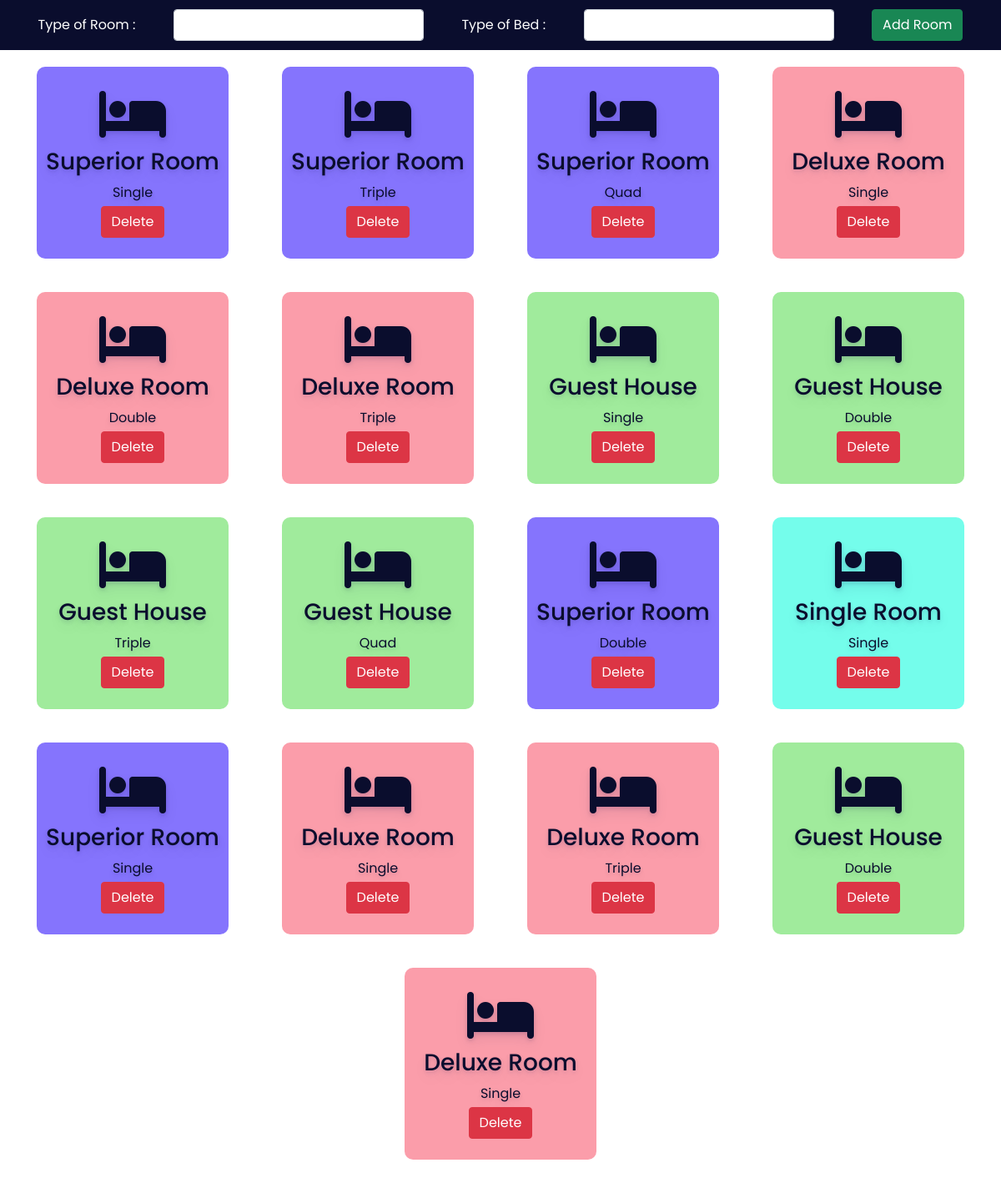
/admin/room.php, run on the app's committed database.
### tables this page shows
CREATE TABLE `room` (
  `id` int(30) NOT NULL,
  `type` varchar(50) NOT NULL,
  `bedding` varchar(50) NOT NULL
);

### admin/room.php (the view, shortened to what this page needs)
<?php
include '../config.php';
?>
<!DOCTYPE html>
<html lang="en">
<head>
    <link rel="stylesheet" href="https://cdnjs.cloudflare.com/ajax/libs/font-awesome/6.2.0/css/all.min.css" />
    <link href="https://cdn.jsdelivr.net/npm/bootstrap@5.0.2/dist/css/bootstrap.min.css" rel="stylesheet">
    <link rel="stylesheet" href="css/room.css">
</head>
<body>
    <div class="addroomsection">
        <form action="" method="POST">
            <label for="troom">Type of Room :</label>
            <select name="troom" class="form-control">
                <option value selected></option>
                <option value="Superior Room">SUPERIOR ROOM</option>
            </select>
            <label for="bed">Type of Bed :</label>
            <select name="bed" class="form-control">
                <option value selected></option>
                <option value="Single">Single</option>
            </select>
            <button type="submit" class="btn btn-success" name="addroom">Add Room</button>
        </form>
    </div>
    <div class="room">
        <?php
        $sql = "select * from room";
        $re = mysqli_query($conn, $sql)
        ?>
        <?php
        while ($row = mysqli_fetch_array($re)) {
            $id = $row['type'];
            if ($id == "Superior Room") {
                echo "<div class='roombox roomboxsuperior'>
						<div class='text-center no-boder'>
                            <i class='fa-solid fa-bed fa-4x mb-2'></i>
							<h3>" . $row['type'] . "</h3>
                            <div class='mb-1'>" . $row['bedding'] . "</div>
                            <a href='roomdelete.php?id=". $row['id'] ."'><button class='btn btn-danger'>Delete</button></a>
						</div>
                    </div>";
            } else if ($id == "Deluxe Room") {
                echo "<div class='roombox roomboxdelux'>
                        <div class='text-center no-boder'>
                        <i class='fa-solid fa-bed fa-4x mb-2'></i>
                        <h3>" . $row['type'] . "</h3>
                        <div class='mb-1'>" . $row['bedding'] . "</div>
                        <a href='roomdelete.php?id=". $row['id'] ."'><button class='btn btn-danger'>Delete</button></a>
                    </div>
                    </div>";
            } else if ($id == "Guest House") {
                echo "<div class='roombox roomboguest'>
                <div class='text-center no-boder'>
                <i class='fa-solid fa-bed fa-4x mb-2'></i>
							<h3>" . $row['type'] . "</h3>
                            <div class='mb-1'>" . $row['bedding'] . "</div>
                            <a href='roomdelete.php?id=". $row['id'] ."'><button class='btn btn-danger'>Delete</button></a>
					</div>
            </div>";
            } else if ($id == "Single Room") {
                echo "<div class='roombox roomboxsingle'>
                        <div class='text-center no-boder'>
                        <i class='fa-solid fa-bed fa-4x mb-2'></i>
                        <h3>" . $row['type'] . "</h3>
                        <div class='mb-1'>" . $row['bedding'] . "</div>
                        <a href='roomdelete.php?id=". $row['id'] ."'><button class='btn btn-danger'>Delete</button></a>
                    </div>
                    </div>";
            }
        }
        ?>
    </div>
</body>
</html>

### admin/css/room.css (style rules this page uses)
:root { --bg-text-shadow: 0 2px 4px rgb(13 0 77 / 8%), 0 3px 6px rgb(13 0 77 / 8%), 0 8px 16px rgb(13 0 77 / 8%); --bg-box-shadow: 0px 0px 20px 6px rgba(8, 8, 15, 0.31); }
* { margin: 0; padding: 0; font-family: 'Poppins', sans-serif; }
.addroomsection { height: 60px; width: 100%; background-color: #0a0d2d; position:fixed; z-index: 100; }
.addroomsection form { height: 100%; display: flex; justify-content: space-evenly; align-items: center; }
.addroomsection form label { color: white; }
.addroomsection form select { width: 300px; }
.room { display: flex; position: relative; top: 60px; height: 85vh; overflow-y: scroll; justify-content: space-evenly; flex-wrap: wrap; }
.roombox { height: 230px; width: 230px; margin: 20px; display: flex; flex-direction: column; justify-content: center; color: #0a0d2d; text-shadow: var(--bg-text-shadow); border-radius: 10px; }
.roomboxsuperior { background-color:#2407fc8e; }
.roomboxdelux { background-color:#fa8393c8; }
.roomboguest { background-color:#19cf1069; }
.roomboxsingle { background-color:#07fcdb8e; }

### data on the page
room: type "Superior Room", bedding "Single"
room: type "Superior Room", bedding "Triple"
room: type "Superior Room", bedding "Quad"
room: type "Deluxe Room", bedding "Single"
room: type "Deluxe Room", bedding "Double"
room: type "Deluxe Room", bedding "Triple"
room: type "Guest House", bedding "Single"
room: type "Guest House", bedding "Double"
room: type "Guest House", bedding "Triple"
room: type "Guest House", bedding "Quad"
room: type "Superior Room", bedding "Double"
room: type "Single Room", bedding "Single"
room: type "Superior Room", bedding "Single"
room: type "Deluxe Room", bedding "Single"
room: type "Deluxe Room", bedding "Triple"
room: type "Guest House", bedding "Double"
room: type "Deluxe Room", bedding "Single"
